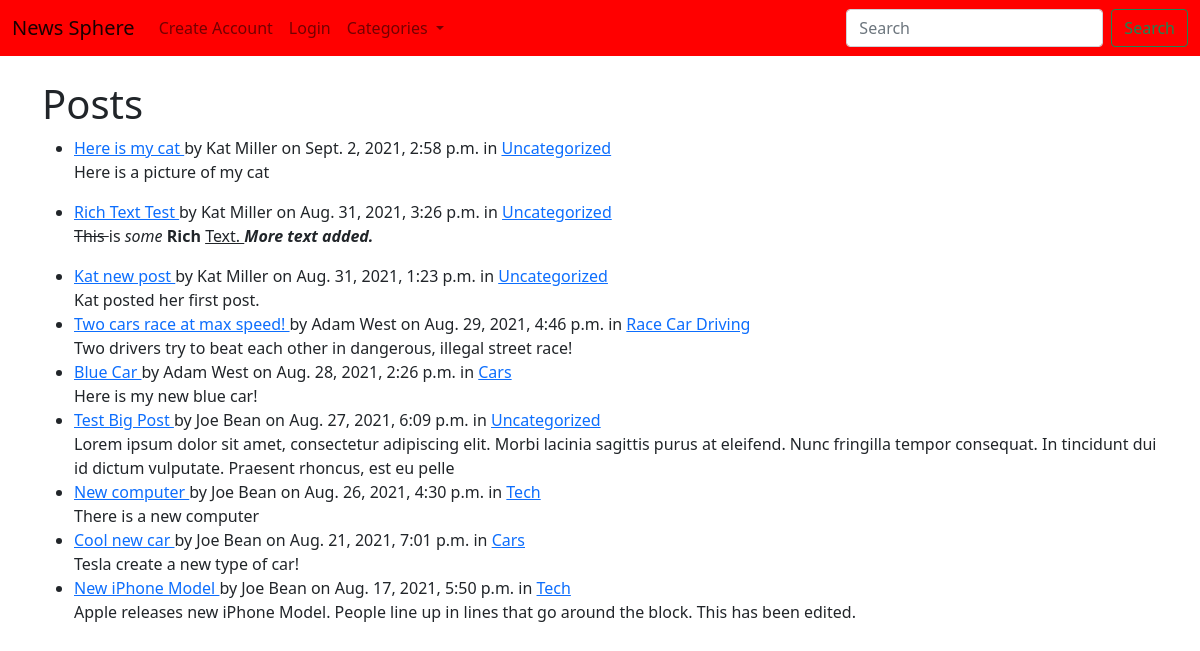
/posts/, run on the app's committed database.
### posts/models.py (models this page shows, shortened)
class Post(models.Model):
    category = models.ForeignKey(Category, on_delete=models.CASCADE, default=1)
    user = models.ForeignKey(User, on_delete=models.CASCADE)
    post_title = models.CharField(max_length=50)
    post_image = models.ImageField(null=True, blank=True, upload_to='uploads/images')
    post_description = RichTextField(blank=True, null=True, max_length=5000)
    pub_date = models.DateTimeField('date published', default=timezone.now)
    votes = models.ManyToManyField(User, related_name='news_posts')

class Category(models.Model):
    name = models.CharField(max_length=50)

### posts/views.py (the view)
# urls.py: path('', views.IndexView.as_view(), name='index'),
class IndexView(generic.ListView):
    template_name = 'posts/index.html'
    context_object_name = 'latest_posts_list'
    def get_context_data(self, **kwargs):
        cat_menu = Category.objects.all()
        context = super().get_context_data(**kwargs)
        context['cat_menu'] = cat_menu
        return context
    def get_queryset(self):
        return Post.objects.order_by('-pub_date')[:10]

### posts/templates/posts/index.html (shortened to what this page needs)
{% extends 'base.html' %}
{% block content %}
<h1> Posts </h1>
{% if latest_posts_list %}
    <ul>
    {% for post in latest_posts_list %}
        <li>
            <a href="{% url 'posts:post_page' post.id %}">
            {{ post.post_title }}
            </a>
            by {{ post.user.first_name }} {{ post.user.last_name }}
            on {{ post.pub_date }}
            in <a href="{% url 'posts:category' post.category.name|slugify %}"> {{ post.category.name }} </a>
            <br/>
            {{ post.post_description|slice:":200"|safe }}
        </li>
    {% endfor %}
    </ul>
{% else %}
    <p>No posts are available.</p>
{% endif %}
{% endblock %}

### data on the page
Post: post_title "Here is my cat", user.first_name "Kat", user.last_name "Miller", pub_date "Sept. 2, 2021, 2:58 p.m.", category.name "Uncategorized", post_description "Here is a picture of my cat"
Post: post_title "Rich Text Test", user.first_name "Kat", user.last_name "Miller", pub_date "Aug. 31, 2021, 3:26 p.m.", category.name "Uncategorized", post_description "This is some Rich Text. More text added."
Post: post_title "Kat new post", user.first_name "Kat", user.last_name "Miller", pub_date "Aug. 31, 2021, 1:23 p.m.", category.name "Uncategorized", post_description "Kat posted her first post."
Post: post_title "Two cars race at max speed!", user.first_name "Adam", user.last_name "West", pub_date "Aug. 29, 2021, 4:46 p.m.", category.name "Race Car Driving", post_description "Two drivers try to beat each other in dangerous, illegal street race!"
Post: post_title "Blue Car", user.first_name "Adam", user.last_name "West", pub_date "Aug. 28, 2021, 2:26 p.m.", category.name "Cars", post_description "Here is my new blue car!"
Post: post_title "Test Big Post", user.first_name "Joe", user.last_name "Bean", pub_date "Aug. 27, 2021, 6:09 p.m.", category.name "Uncategorized", post_description "Lorem ipsum dolor sit amet, consectetur adipiscing elit. Morbi lacinia sagittis purus at eleifend. Nunc fringilla tempor consequat. In tincidunt dui id dictum vulputate. Praesent rhoncus, est eu pelle"
Post: post_title "New computer", user.first_name "Joe", user.last_name "Bean", pub_date "Aug. 26, 2021, 4:30 p.m.", category.name "Tech", post_description "There is a new computer"
Post: post_title "Cool new car", user.first_name "Joe", user.last_name "Bean", pub_date "Aug. 21, 2021, 7:01 p.m.", category.name "Cars", post_description "Tesla create a new type of car!"
Post: post_title "New iPhone Model", user.first_name "Joe", user.last_name "Bean", pub_date "Aug. 17, 2021, 5:50 p.m.", category.name "Tech", post_description "Apple releases new iPhone Model. People line up in lines that go around the block. This has been edited."
